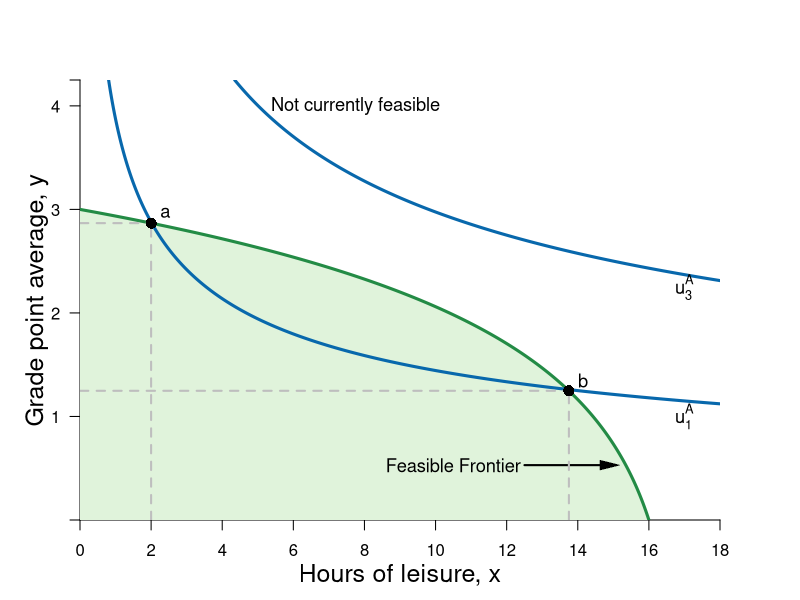

Recreate this plot in R.
#Graph Designer: Simon Halliday & Madeleine Wettach '20
#Authors: Bowles, Foley and Halliday
#Title: Microeconomics: Competition, Conflict and Coordination

library(shape)
pdf(file = "constrained_optimization/step_by_step_graphs_3/ff_indifference_step3.pdf", width = 8, height = 8)

#Set parameters for graphics
axislabelsize <- 1.5
labelsize <- 1.1
graphlinewidth <- 3
segmentlinewidth <- 2

COL <- c("#7fc97f", "#beaed4", "#fdc086", "#ffff99", "#386cb0", "#f0027f", "#bf5b17", "#666666")
COLA <- c("#e0f3db", "#99d8c9","#66c2a4","#41ae76", "#238b45", "#005824")
COLB <- c("#4eb3d3", "#2b8cbe", "#0868ac","#084081")

#Edited the margins to cater for the larger LHS labels
par(mar =  c(4, 4, 4, 4))

#Change this to make it log of l 

# ppf <- function(l, k = 0.5) {
#   k * (1/l)
# }

ppf <- function(x, k = 1.058868, maxx = 17) {
  k*(log(maxx -  x))
}

uFn <- function(x, y, alpha = 0.3){
  (x^alpha)*(y^(1-alpha))
}

ylims <- c(0, 4.25)
xlims <- c(0, 18)

npts <- 501 
x <- seq(xlims[1], xlims[2], length.out = npts)
y <- seq(ylims[1], ylims[2], length.out = npts) 
#a <- c(3.5, 4.58, 5.5) #alpha = 0.5
#a <- c(3, 3.9, 5) #alpha = 0.4
a <- c(2.58, 4.28) #alpha = 0.3

plot(0, 0, xlim = xlims, ylim = ylims, type = "n",
     xlab = expression(paste("")),
     ylab = expression(paste("")), 
     xaxt = "n", 
     yaxt = "n", 
     cex.lab = axislabelsize, 
     bty = "n", 
     xaxs="i", 
     yaxs="i"
)


# ticksy <- seq(from = 0, to = ylims[2], by = 1)
# ylabels <- seq(from = 0, to = ylims[2], by = 1)
ticksx <- seq(from = 0, to = xlims[2], by = 2)
xlabels <- seq(from = 0, to = xlims[2], by = 2)
ticksy <- c(ylims[1], 1, 2, 3, 4, ylims[2])
ylabels <- c(NA, 1, 2, 3, 4, NA)
# ticksx <- c(xlims[1], 5.25, 8.944272, xlims[2])
# xlabels <- c(NA, expression(paste(x,"*")), expression(paste(bar(x))), NA)

axis(1, at = ticksx, pos = 0, labels = xlabels)
axis(2, at = ticksy, pos = 0, labels = ylabels, las = 1)

npts <- 500 
xx1 <- seq(xlims[1], xlims[2], length.out = npts)
xx2 <- seq(0, xlims[2], length.out = npts)
xx3 <- seq(xlims[1], 0, length.out = npts)
xx4 <- seq(-11, 0, length.out = npts)

#Draw the polygon for shading the feasible set
xpoly1 <- seq(from = xlims[1], to = 16, length.out = 500)
ypoly1 <- ppf(xpoly1, k = 1.058868, maxx = 17)
polygon(x = c(xpoly1, xpoly1[1]), y = c(ypoly1, rev(ypoly1)[1]), col=COLA[1], density=NULL, border = NA)

#Draw the graphs
lines(xx1, ppf(xx1, k = 1.058868, maxx = 17), col = COLA[5], lwd = graphlinewidth)
#lines(xx2, fishProd(xx2, k = 2), col = COLB[3], lwd = graphlinewidth)
#lines(xx3, feasibleLabor(xx3, time = 10), col = COL[3], lwd = graphlinewidth)
#lines(xx4, manufactureProd(xx4, k = 0.1, alpha = 2), col = COLB[4], lwd = graphlinewidth)

#Label the feasible frontier
text(10.5, 0.53, expression("Feasible Frontier"), cex = labelsize)
Arrows(12.5, 0.53, 14.9, 0.53, col = "black", lty = 1, lwd = 2, arr.type = "triangle", arr.lwd = 0.5)

contour(x, y, 
        outer(x, y, uFn),
        drawlabels = FALSE,
        col = COLB[3],
        lwd = graphlinewidth,
        levels = a, 
        xaxs="i", 
        yaxs="i", 
        add = TRUE)
#Step by Step comments
text(7.75, 4, expression(paste("Not currently feasible")), xpd = TRUE, cex = 1.1)

#Axis labels
mtext(expression(paste("Hours of leisure, ", x)), side = 1, line = 2.5, cex = axislabelsize)
text(-1.2, 0.5*ylims[2], expression(paste("Grade point average, ", y)), xpd = TRUE, cex = axislabelsize, srt = 90) 

#Add mrs = mrt at i
##text(8, 2.8, expression(paste(mrs(x,y) == mrt(x,y))), cex = labelsize)
##Arrows(8, 2.75, 8, 2.45, col = "black", lty = 1, lwd = 2, arr.type = "triangle", arr.lwd = 0.5)

#Label the indifference curves
text(17, 1, expression(u[1]^A), cex = labelsize)
##text(17, 1.55, expression(u[2]^A), cex = labelsize)
text(17, 2.25, expression(u[3]^A), cex = labelsize)

#Annotate max u point on feasibility frontier
##text(8.4, ppf(8) + 0.1, expression(paste(i)), cex = labelsize)
##segments(8, 0, 8, ppf(x = 8), lty = 2, col = "gray", lwd = segmentlinewidth)
##segments(0, ppf(x = 8), 8, ppf(x = 8), lty = 2, col = "gray", lwd = segmentlinewidth)
##points(8, ppf(x = 8), pch = 16, col = "black", cex = 1.5)

text(2.4, ppf(2) + 0.1, expression(paste(a)), cex = labelsize)
segments(2, 0, 2, ppf(x = 2), lty = 2, col = "gray", lwd = segmentlinewidth)
segments(0, ppf(x = 2), 2, ppf(x = 2), lty = 2, col = "gray", lwd = segmentlinewidth)
points(2, ppf(x = 2), pch = 16, col = "black", cex = 1.5)


text(14.15, ppf(13.75) + 0.1, expression(paste(b)), cex = labelsize)
segments(13.75, 0, 13.75, ppf(x = 13.75), lty = 2, col = "gray", lwd = segmentlinewidth)
segments(0, ppf(x = 13.75), 13.75, ppf(x = 13.75), lty = 2, col = "gray", lwd = segmentlinewidth)
points(13.75, ppf(x = 13.75), pch = 16, col = "black", cex = 1.5)



dev.off()
